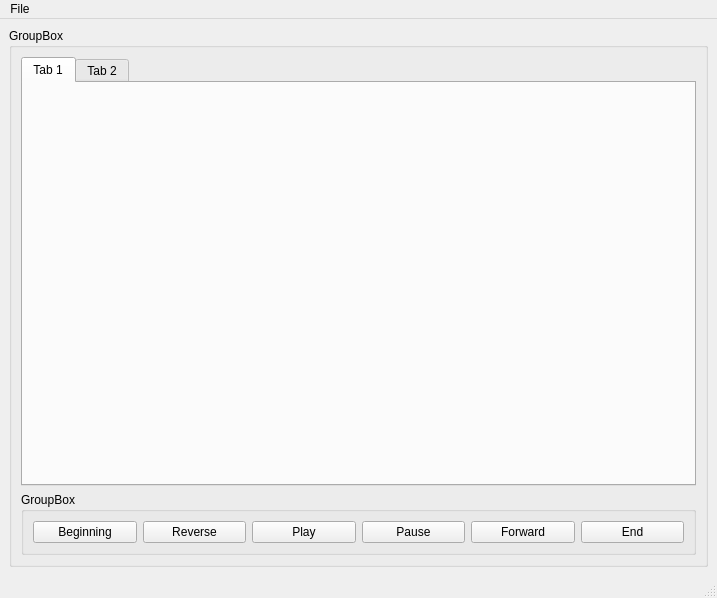
<?xml version="1.0" encoding="UTF-8"?>
<ui version="4.0">
 <class>MainWindow</class>
 <widget class="QMainWindow" name="MainWindow">
  <property name="geometry">
   <rect>
    <x>0</x>
    <y>0</y>
    <width>717</width>
    <height>598</height>
   </rect>
  </property>
  <property name="windowTitle">
   <string>Awesome annotating tool</string>
  </property>
  <property name="styleSheet">
   <string notr="true">font: 8pt &quot;Arial Black&quot;;</string>
  </property>
  <widget class="QWidget" name="centralwidget">
   <layout class="QGridLayout" name="gridLayout">
    <item row="0" column="0">
     <widget class="QGroupBox" name="groupBox">
      <property name="title">
       <string>GroupBox</string>
      </property>
      <layout class="QGridLayout" name="gridLayout_2">
       <item row="1" column="1">
        <widget class="QGroupBox" name="groupBox_2">
         <property name="title">
          <string>GroupBox</string>
         </property>
         <layout class="QHBoxLayout" name="horizontalLayout">
          <item>
           <widget class="QPushButton" name="BeginningButton">
            <property name="toolTip">
             <string>hello</string>
            </property>
            <property name="text">
             <string>Beginning</string>
            </property>
            <property name="checkable">
             <bool>false</bool>
            </property>
            <property name="checked">
             <bool>false</bool>
            </property>
           </widget>
          </item>
          <item>
           <widget class="QPushButton" name="pushButton_4">
            <property name="text">
             <string>Reverse</string>
            </property>
           </widget>
          </item>
          <item>
           <widget class="QPushButton" name="pushButton_6">
            <property name="text">
             <string>Play</string>
            </property>
           </widget>
          </item>
          <item>
           <widget class="QPushButton" name="pushButton_5">
            <property name="text">
             <string>Pause</string>
            </property>
           </widget>
          </item>
          <item>
           <widget class="QPushButton" name="ForwardButton">
            <property name="text">
             <string>Forward</string>
            </property>
           </widget>
          </item>
          <item>
           <widget class="QPushButton" name="EndButton">
            <property name="text">
             <string>End</string>
            </property>
           </widget>
          </item>
         </layout>
        </widget>
       </item>
       <item row="0" column="1">
        <widget class="QTabWidget" name="tabWidget">
         <property name="currentIndex">
          <number>0</number>
         </property>
         <widget class="QWidget" name="tab">
          <attribute name="title">
           <string>Tab 1</string>
          </attribute>
         </widget>
         <widget class="QWidget" name="tab_2">
          <attribute name="title">
           <string>Tab 2</string>
          </attribute>
         </widget>
        </widget>
       </item>
      </layout>
     </widget>
    </item>
   </layout>
  </widget>
  <widget class="QMenuBar" name="menubar">
   <property name="geometry">
    <rect>
     <x>0</x>
     <y>0</y>
     <width>717</width>
     <height>25</height>
    </rect>
   </property>
   <widget class="QMenu" name="menuFile">
    <property name="toolTip">
     <string extracomment="hello"/>
    </property>
    <property name="title">
     <string>File</string>
    </property>
   </widget>
   <addaction name="menuFile"/>
  </widget>
  <widget class="QStatusBar" name="statusbar">
   <property name="styleSheet">
    <string notr="true">color: black;</string>
   </property>
  </widget>
 </widget>
 <resources/>
 <connections/>
</ui>
